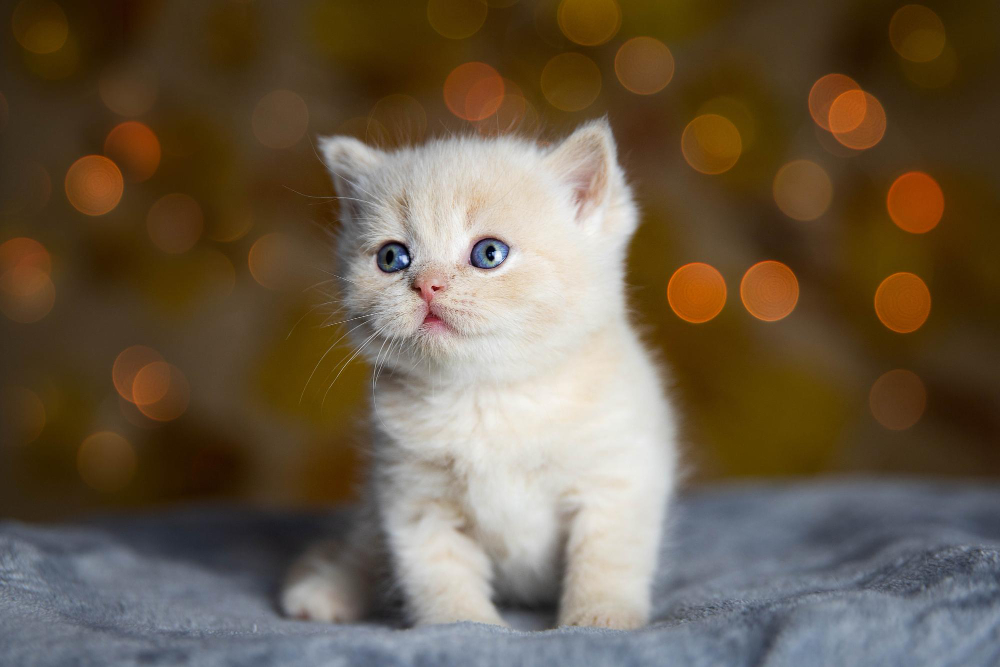
#> input picture image/kedi_resmi.jpg, 1000 x 667 px, found by its file name
$ python scripts.py
#> lines starting #> are read from the running program, lines starting #| are printed output that depends on the picture
import cv2
import os

image_directory = "image"
image_name = "kedi_resmi.jpg"

image_path = os.path.join(image_directory, image_name)


image = cv2.imread(image_path)
#> image is the input picture: shape (667, 1000, 3); mean B, G, R 72.8, 92.6, 107.5
alpha = 1.5

result = cv2.convertScaleAbs(image, alpha=alpha, beta=0)
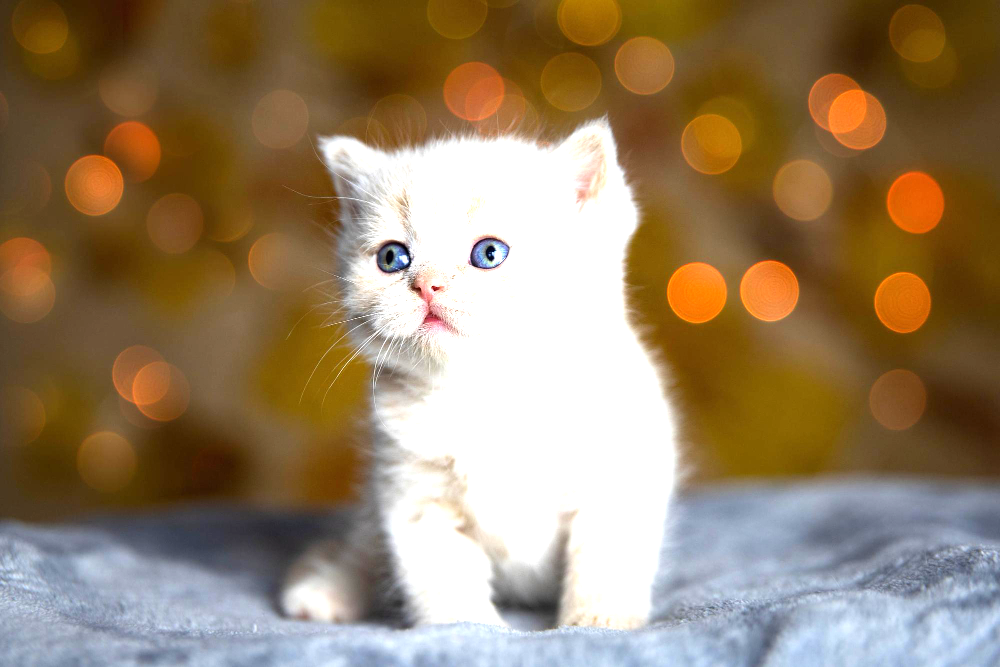
#> result: shape (667, 1000, 3); mean B, G, R 101.5, 129.4, 150.5


cv2.imshow("Original Image", image)
cv2.imshow("Contrast Enhanced Image", result)
cv2.waitKey(0)
cv2.destroyAllWindows()

$ run again, with image/dag.jpg copied over image/kedi_resmi.jpg
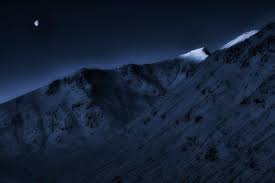
#> input picture image/dag.jpg, 275 x 183 px, found by its file name
#> image is the input picture: shape (183, 275, 3); mean B, G, R 53.5, 32.6, 20.7
#> `result = cv2.convertScaleAbs(image, alpha=alpha, beta=0)`:
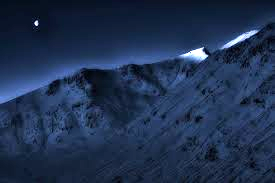
#> result: shape (183, 275, 3); mean B, G, R 80, 48.9, 31

$ run again, with image/kahve.jpg copied over image/kedi_resmi.jpg
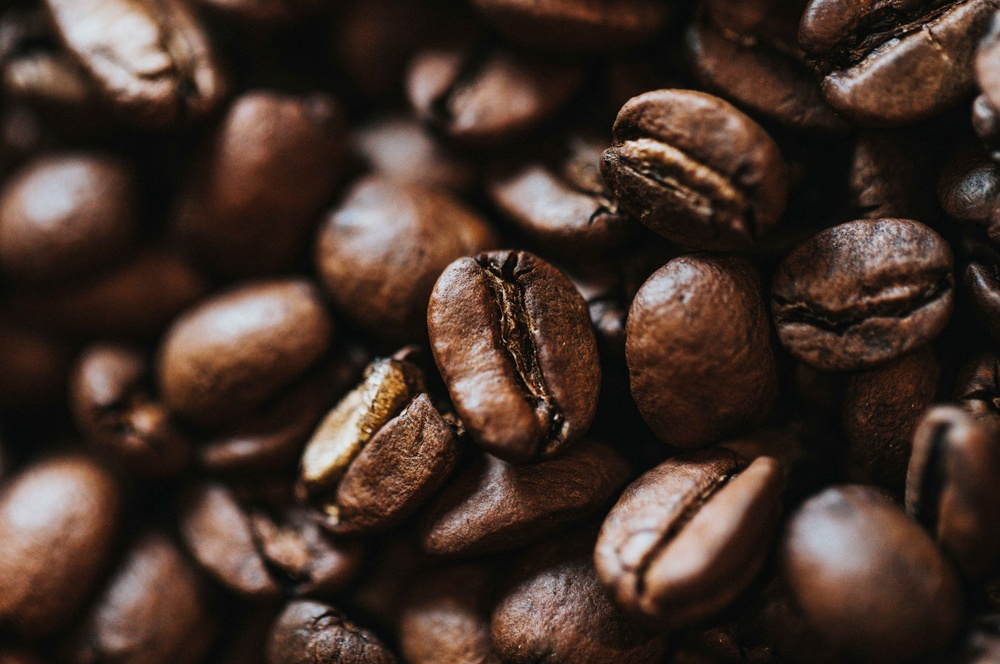
#> input picture image/kahve.jpg, 1000 x 664 px, shrunk from 2560 x 1700 before the run, found by its file name
#> image is the input picture: shape (664, 1000, 3); mean B, G, R 41.6, 50.2, 67.6
#> `result = cv2.convertScaleAbs(image, alpha=alpha, beta=0)`:
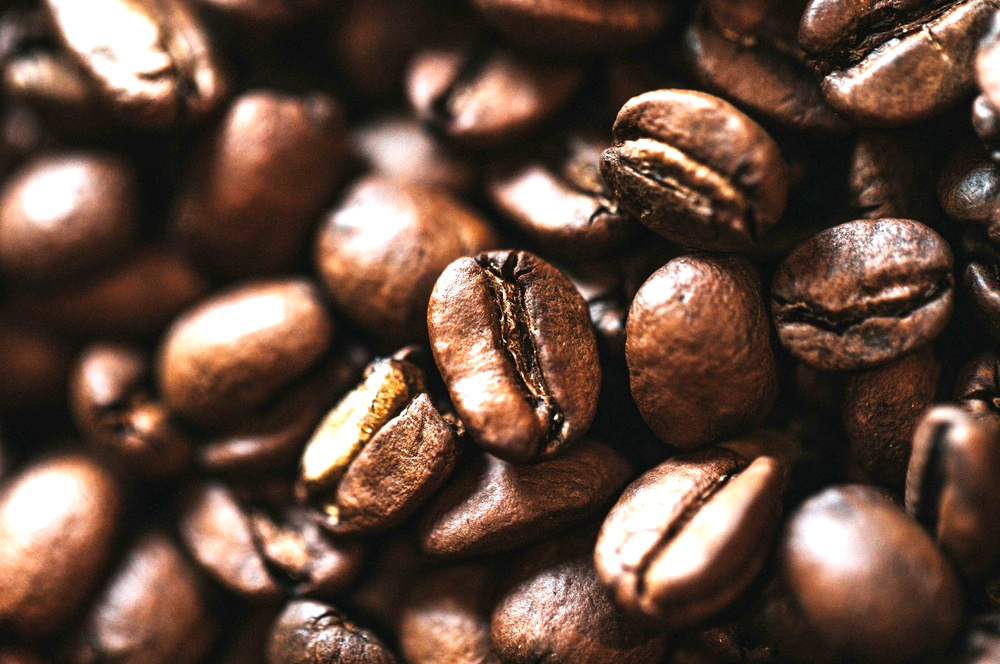
#> result: shape (664, 1000, 3); mean B, G, R 60.9, 73.9, 98.4
